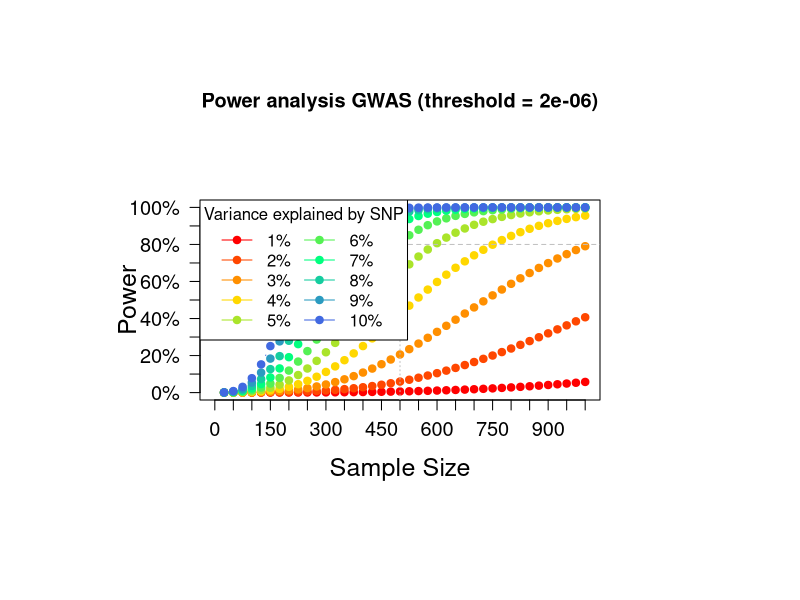

Recreate this plot in R.

is.scalar <- function(v) { is.numeric(v) && length(v)==1; }
# Accessory function: Check whether the input is numeric scalar.
# Used by other functions for power calculation in checking input consistency.
# The user doesn't need to use this function directly.


power_n_hsq <- function(n, qsq, pval = 5E-8) {
# Calculates power based on a range of values of n and qsq. pval has to be fixed.
# Parameters as defined above.
# n and hsq can be vectors.
# pval a single numeric value. Default is the common genome-wide significance threshold 5E-8.
# Returns pow, a matrix containing power values, with n along rows and qsq along columns.
# Can contain NA if NCP is negative, NA or infinite, which may happen e.g. if qsq=1.
# Example call: pow = power_n_hsq(n = (1:5)*1000, qsq = (1:10)/100, pval=5E-8)

if (missing(n)) { stop("Parameter n not found."); }
if (missing(qsq)) { stop("Parameter qsq not found."); }
if ( !( is.vector(n) && is.numeric(n) ) ) { stop("Parameter n not a numeric vector."); }
if ( !( is.vector(qsq) && is.numeric(qsq) ) ) { stop("Parameter qsq not a numeric vector."); }
if ( !( is.scalar(pval) ) ) { stop("Parameter pval not a numeric scalar."); }
if ( any( n<0 | !is.finite(n) ) ) { stop("Parameter n has unacceptable values."); }
if ( any( qsq<0 | qsq>1 | !is.finite(qsq) ) ) { stop("Parameter qsq has unacceptable values."); }
if ( pval<=0 | pval>=1 | !is.finite(pval) ) { stop("Parameter pval has unacceptable value."); }

th=qchisq(pval,df=1,lower.tail=F); # Significance threshold for chi-square, corresponding to P-value threshold

pow=matrix(NA,nrow=length(n),ncol=length(qsq)); # Pre-allocalte matrix to store power values
rownames(pow)=n; colnames(pow)=qsq; # Assign row and column names

for (i in 1:length(n)) {
	for (j in 1:length(qsq)) {
		ncp=n[i]*qsq[j]/(1-qsq[j]); # Calculate NCP parameter
		if (is.finite(ncp) && ncp>=0) { pow[i,j]=pchisq(th,df=1,lower.tail=F,ncp=ncp); } # Calculate power when NCP is finite and >=0
}}

return(pow); # Return calculated power matrix
}

aa <- power_n_hsq(seq(25, 1000, 25), (1:10)/100 ,2e-06)
colfunc <- colorRampPalette(c("red","gold","springgreen","royalblue"))
colz <- colfunc(ncol(aa))

op <- par(mar = c(10,10,10,10))
plot(c(0,1000), y = c(0, 1), xlab="Sample Size", ylab = "Power", main= "Power analysis GWAS (threshold = 2e-06)", t = 'n', cex.lab = 1.5, las=2,xaxt='n', yaxt='n',cex.axis=1.5)
axis(1, at = seq(0,1000,50), seq(0,1000,50),cex.axis=1.2)
axis(2, at = seq(0,1,0.1), paste0(seq(0,100,10), "%"),cex.axis=1.2, las=2)
i <- 1
apply(aa, 2, function(x){
  points(rownames(aa), x, t = 'b', col = colz[i], pch=19)
  i <<- i + 1
})
abline(h = 0.8, lty=2, col = "gray")
abline(v = 500, lty=3, col = "gray")
legend("topleft", paste0(round(as.numeric(colnames(aa)) * 100), "%"), lwd=1, pch=19, col=colz, bg="white", title = "Variance explained by SNP", ncol = 2)

